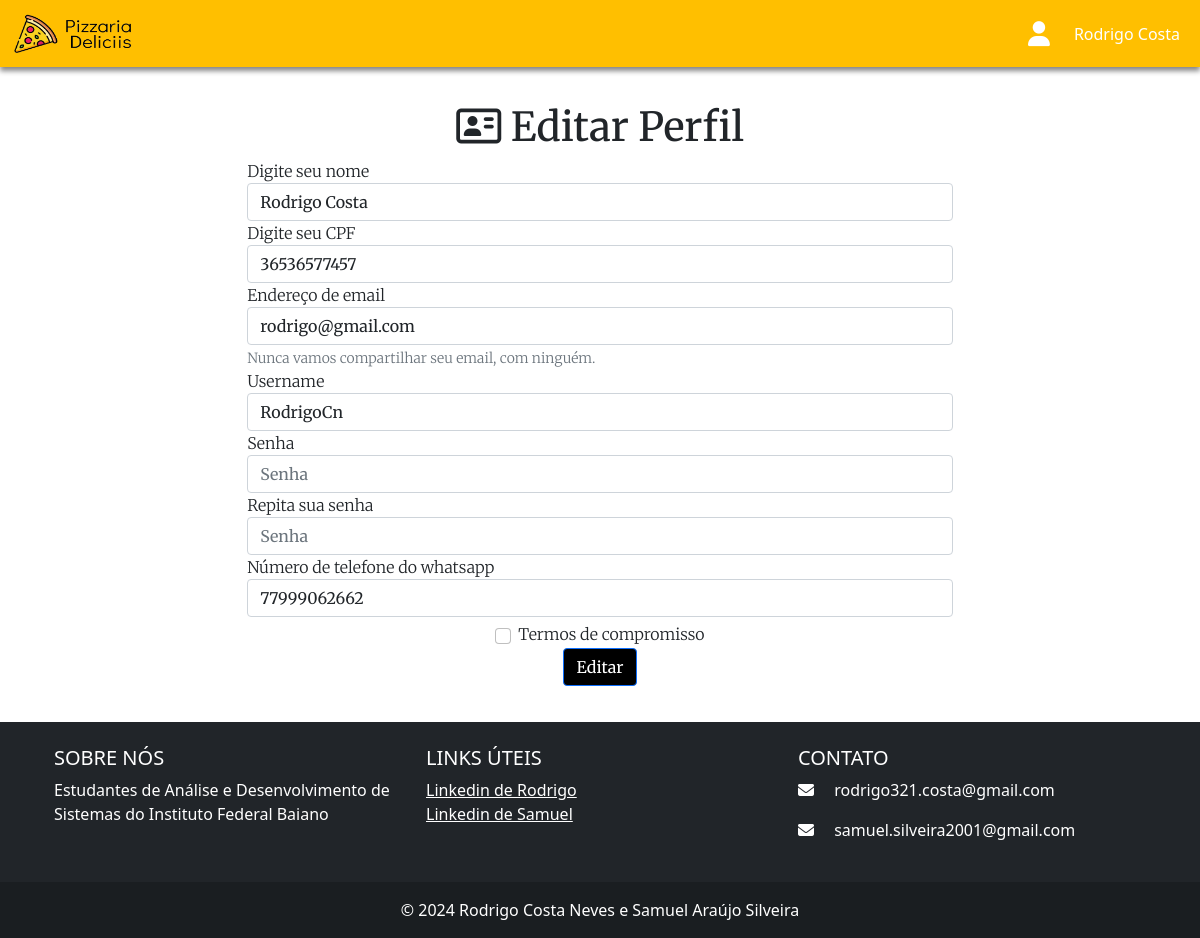
/editarperfil/ (signed in), run on the app's committed database.
### usuario/models.py (models this page shows, shortened)
class CustomUser(AbstractUser):
    TIPO_CHOICES = (
        ('A', 'Administrador'),
        ('B', 'Usuário'),
    )
    nome = models.CharField(max_length=100, blank=True)
    cpf = models.CharField(max_length=14, blank=True, unique=True)
    telefone = models.CharField(max_length=20, blank=True, unique=True)
    tipo = models.CharField(max_length=1, choices=TIPO_CHOICES, default='B')

### usuario/views.py (the view)
# urls.py: path('editarperfil/', views.editarperfil, name='editarperfil'),
def editarperfil(request):
        if request.user.is_authenticated:
            user = request.user
            if request.method == 'POST':
                username = request.POST.get('username')
                nome = request.POST.get('nome')
                email = request.POST.get('email')
                senha = request.POST.get('senha1')
                cpf = request.POST.get('cpf')
                telefone = request.POST.get('telefone')
                if CustomUser.objects.filter(username=username).exclude(id=user.id).exists():
                    erro = "Username já existe"
                    return render(request, 'editarperfil.html', {'erro': erro})
                elif CustomUser.objects.filter(email=email).exclude(id=user.id).exists():
                    erro = "Email já foi cadastrado"
                    return render(request, 'editarperfil.html', {'erro': erro})
                elif CustomUser.objects.filter(cpf=cpf).exclude(id=user.id).exists():
                    erro = "CPF já foi cadastrado"
                    return render(request, 'editarperfil.html', {'erro': erro})
                elif CustomUser.objects.filter(telefone=telefone).exclude(id=user.id).exists():
                    erro = "Telefone já foi cadastrado"
                    return render(request, 'editarperfil.html', {'erro': erro})
                else:
                    user.username = username
                    user.nome = nome
                    user.email = email
                    user.cpf = cpf
                    user.telefone = telefone
                    if senha:
                        user.set_password(senha)
                    user.save()
                    messages.success(request, 'Usuário editado com sucesso, faça o login para confirmar alterações.')
                return redirect('login')
            else:
                return render(request, 'editarperfil.html', {'user': user})
        else:
            return render(request, 'cadastrar.html')

### usuario/templates/editarperfil.html (shortened to what this page needs)
{% load static %}
<!DOCTYPE html>
<html lang="en">
<head>
  <link href="https://cdn.jsdelivr.net/npm/bootstrap@5.0.2/dist/css/bootstrap.min.css" rel="stylesheet"
>
  <link rel="stylesheet" href="{% static 'css/editarperfil.css' %}">
</head>
<body>
  <nav class="navbar navbar-expand-lg" id="nav" style="background-color: #FFBF00">
    <div class="container-fluid">
      <a class="navbar-brand" href="#" style="color: white">
        <img src="{% static 'img/Pizzaria(1).png' %}" alt="" width="120" height="40" class="d-inline-block align-text-top">
      </a>
      <div class="collapse navbar-collapse" id="navbarNav">
        <ul class="navbar-nav ms-auto">
          <li class="nav-item" id="logo">
            <a class="navbar-brand" href="#">
              <i class="fa-solid fa-user fa-lg" style="color: white; margin-top: 20px;"></i>
            </a>
          </li>
          <li class="nav-item">
            <a class="nav-link active" aria-current="page" href="#" style="color: white">{{user.nome}}</a>
          </li>
        </ul>
      </div>
    </div>
  </nav>
  <div class="container-fluid" id="editar">
    <h1><i class="fa-regular fa-address-card"></i> Editar Perfil</h1>
    <form id="cadastroForm" method="post" action="{% url 'editarperfil' %}">
      <div class="form-group">
        <label for="nome">Digite seu nome</label>
        <input value="{{user.nome}}" name="nome" type="text" class="form-control" id="nome" placeholder="Seu nome">
      </div>
      <div class="form-group">
        <label for="cpf">Digite seu CPF</label>
        <input value="{{user.cpf}}" name="cpf" type="text" class="form-control" id="cpf" placeholder="Seu CPF">
      </div>
      <div class="form-group">
        <label for="email">Endereço de email</label>
        <input value="{{user.email}}" name="email" type="email" class="form-control" id="email1" placeholder="Seu email">
        <small id="emailHelp" class="form-text text-muted">Nunca vamos compartilhar seu email, com
          ninguém.</small>
      </div>
      <div class="form-group">
        <label for="username">Username</label>
        <input value="{{user.username}}" name="username" type="text" class="form-control" id="username" placeholder="Seu Username">
      </div>
      <div class="form-group">
        <label for="senha1">Senha</label>
        <input name="senha1" type="password" class="form-control" id="senha1" placeholder="Senha">
      </div>
      <div class="form-group">
        <label for="senha2">Repita sua senha</label>
        <input name="senha2" type="password" class="form-control" id="senha2" placeholder="Senha">
      </div>
      <div class="form-group">
        <label for="telefone">Número de telefone do whatsapp</label>
        <input value="{{user.telefone}}" name="telefone" type="tel" class="form-control" id="telefone" placeholder="Seu telefone">
      </div>
      <div class="form-group button-css" style="color: red;">
      </div>
      <div class="form-group form-check check-css">
        <input name="checagem" type="checkbox" class="form-check-input" id="exampleCheck1" style="margin-right: 1%;">
        <label class="form-check-label" for="exampleCheck1">Termos de compromisso</label>
      </div>
      <div class="form-group button-css">
        <button style="background-color: black;" type="submit" class="btn btn-primary" id="submitButton">Editar</button>
      </div>
    </form>
  </div>
  <footer class="bg-dark text-white text-center text-lg-start">
    <div class="container p-4">
      <div class="row">
        <div class="col-lg-4 col-md-6 mb-4 mb-md-0">
          <h5 class="text-uppercase">Sobre nós</h5>
          <p>
            Estudantes de Análise e Desenvolvimento de Sistemas do Instituto Federal Baiano
          </p>
        </div>
        <div class="col-lg-4 col-md-6 mb-4 mb-md-0">
          <h5 class="text-uppercase">Links úteis</h5>
          <ul class="list-unstyled mb-0">
            <li>
              <a href="https://www.linkedin.com/in/rodrigo-costa-411038255/" target="_blank" class="text-white">Linkedin
                de Rodrigo</a>
            </li>
            <li>
              <a href="https://www.linkedin.com/in/samuel-ara%C3%BAjo-silveira-b205711a4/" target="_blank"
                class="text-white">Linkedin de Samuel</a>
            </li>
          </ul>
        </div>
        <div class="col-lg-4 col-md-12 mb-4 mb-md-0">
          <h5 class="text-uppercase">Contato</h5>
          <ul class="list-unstyled">
            <li>
              <p>
                <i class="fas fa-envelope me-3"></i> rodrigo321.costa@gmail.com
              </p>
            </li>
            <li>
              <p>
                <i class="fas fa-envelope me-3"></i> samuel.silveira2001@gmail.com
              </p>
            </li>
          </ul>
        </div>
      </div>
    </div>
    <div class="text-center p-3" style="background-color: rgba(0, 0, 0, 0.2);">
      © 2024 Rodrigo Costa Neves e Samuel Araújo Silveira
    </div>
  </footer>
</body>
</html>

### usuario/static/css/editarperfil.css (style rules this page uses)
html { height: 100%; }
body { min-height: 100%; margin: 0; }
footer { height: 50px; background: PapayaWhip; }
body { display: table; width: 100%; padding: 0; margin: 0; }
body>footer { display: table-row; }
#nav { -webkit-box-shadow: 0px 4px 5px 0px rgba(0, 0, 0, 0.47); -moz-box-shadow: 0px 4px 5px 0px rgba(0, 0, 0, 0.47); box-shadow: 0px 4px 5px 0px rgba(0, 0, 0, 0.47); }
#editar { font-family: "Merriweather", serif; font-weight: 300; font-style: normal; width: 100%; display: flex; flex-direction: column; align-items: center; margin-top: 3%; margin-bottom: 3%; }
#editar form { width: 60%; }
.check-css { width: 100%; display: flex; flex-direction: row; align-items: center; justify-content: center; }
.button-css { width: 100%; display: flex; flex-direction: row; align-items: center; justify-content: center; }

### data on the page
CustomUser: nome "Rodrigo Costa", cpf "36536577457", email "rodrigo@gmail.com", username "RodrigoCn", telefone "77999062662"
